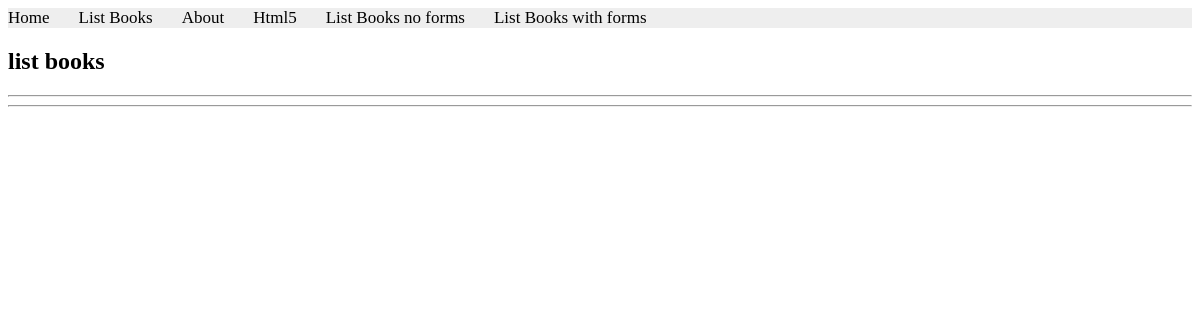
Before: /books/lab8/task2 with the older database file.
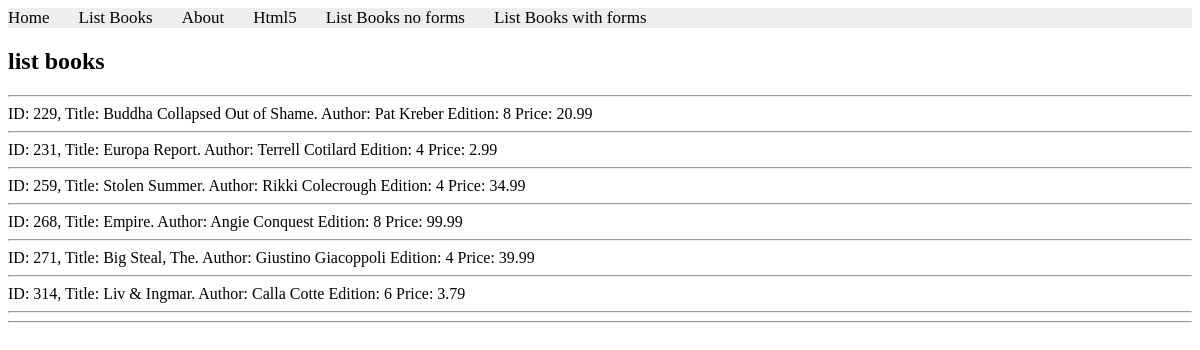
After: the same page with the newer database file.
### apps/bookmodule/models.py (models this page shows)
class Book(models.Model):
    title = models.CharField(max_length = 50)
    author = models.CharField(max_length = 50)
    price = models.FloatField(default = 0.0)
    edition = models.SmallIntegerField(default = 1, null = False)

### apps/bookmodule/views.py (the view)
# urls.py: path('lab8/task2', views.task2, name="books.task2"),
def task2(request):
    mybooks=Book.objects.filter(edition__gt='3').filter(Q(title__icontains='co') | Q(author__icontains='co'))
    return render(request, 'bookmodule/bookList.html', {'books':mybooks})

### apps/templates/bookmodule/bookList.html (shortened to what this page needs)
{% extends "layouts/base.html" %}
{% load static %}
{% block content %}
<h2>list books</h2>
    <hr>
    {% for obj in books %}
        ID: {{obj.id}}, Title: {{obj.title}}. Author: {{obj.author}} Edition: {{obj.edition}} Price: {{obj.price}}
        <hr>
    {% endfor %}
<hr>
{% endblock content %}

Changed rows visible on the page:
added Book: id "229", title "Buddha Collapsed Out of Shame", author "Pat Kreber", edition "8", price "20.99"
added Book: id "231", title "Europa Report", author "Terrell Cotilard", edition "4", price "2.99"
added Book: id "259", title "Stolen Summer", author "Rikki Colecrough", edition "4", price "34.99"
added Book: id "268", title "Empire", author "Angie Conquest", edition "8", price "99.99"
added Book: id "271", title "Big Steal, The", author "Giustino Giacoppoli", edition "4", price "39.99"
added Book: id "314", title "Liv & Ingmar", author "Calla Cotte", edition "6", price "3.79"
